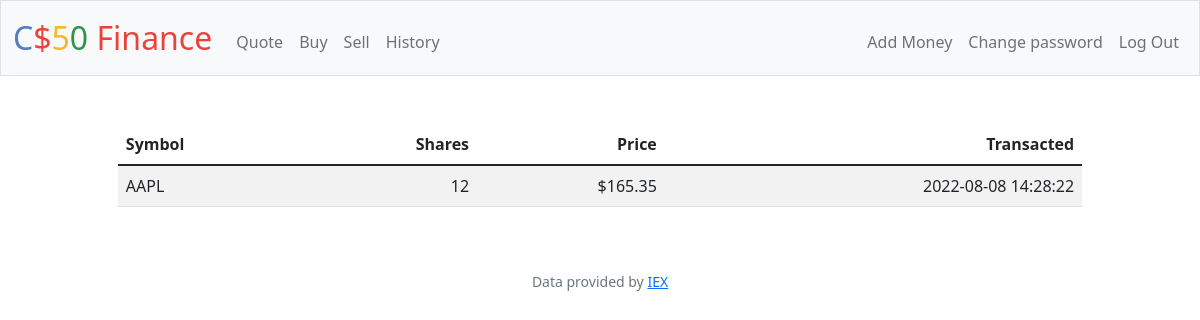
Page /history (signed in) on the earlier database version.
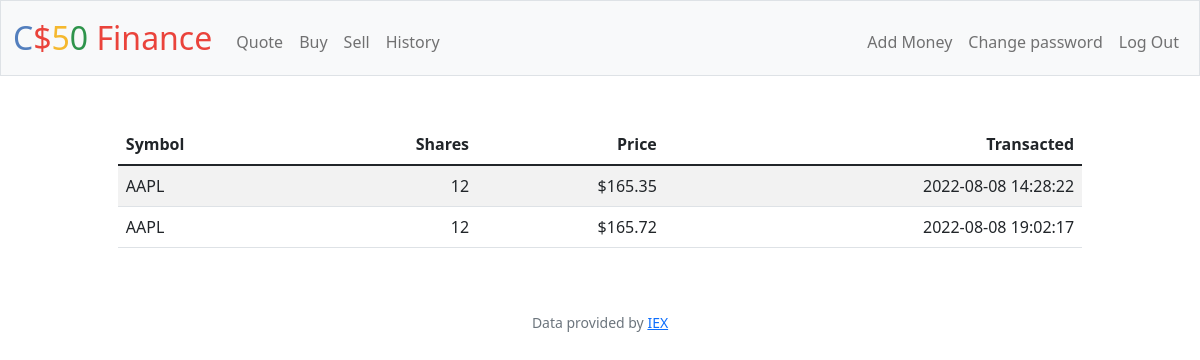
Same page on the later database version.
### tables this page shows
CREATE TABLE history (id INTEGER NOT NULL, user_id_hst INTEGER NOT NULL, symbol_hst TEXT NOT NULL, name_hst TEXT, shares_hst INTEGER NOT NULL, price_hst INTEGER NOT NULL, date TEXT NOT NULL, type text, PRIMARY KEY(id), FOREIGN KEY(user_id_hst) REFERENCES users(id));

### app.py (the view)
@app.route("/history")
@login_required
def history():
    history = db.execute("SELECT * FROM history WHERE user_id_hst = ?", session["user_id"])
    return render_template("history.html", history = history)

### app.py (called while the page is built)
@app.after_request
def after_request(response):
    response.headers["Cache-Control"] = "no-cache, no-store, must-revalidate"
    response.headers["Expires"] = 0
    response.headers["Pragma"] = "no-cache"
    return response

### helpers.py (called while the page is built)
def login_required(f):
    @wraps(f)
    def decorated_function(*args, **kwargs):
        if session.get("user_id") is None:
            return redirect("/login")
        return f(*args, **kwargs)
    return decorated_function

### templates/history.html (shortened to what this page needs)
{% extends "layout.html" %}
{% block main %}
    <table class="table table-striped"  style="margin:auto; width: 82%; text-align:right">
        <thead>
            <tr>
                <th style="text-align:left">Symbol</th>
                <th>Shares</th>
                <th>Price</th>
                <th>Transacted</th>
            </tr>
        </thead>
        <tbody>
            <tr> {% for name in history %}
                <td style="text-align:left">{{ name.symbol_hst }} </td>
                <td>{{ name.type }}{{ name.shares_hst }}</td>
                <td>{{ name.price_hst }}</td>
                <td>{{ name.date }}</td>
            </tr>{% endfor %}
        </tbody>
    </table>
{% endblock %}

### templates/layout.html (shortened to what this page needs)
<!DOCTYPE html>
<html lang="en">
    <head>
        <link href="https://cdn.jsdelivr.net/npm/bootstrap@5.1.3/dist/css/bootstrap.min.css" rel="stylesheet">
        <link href="https://cdn.jsdelivr.net/npm/bootstrap@5.1.3/dist/css/bootstrap.min.css" rel="stylesheet">
        <link href="/static/styles.css" rel="stylesheet">
    </head>
    <body>
        <nav class="bg-light border navbar navbar-expand-md navbar-light">
            <div class="container-fluid">
                <a class="navbar-brand" href="/"><span class="blue">C</span><span class="red">$</span><span class="yellow">5</span><span class="green">0</span> <span class="red">Finance</span></a>
                <div class="collapse navbar-collapse" id="navbar">
                    {% if session["user_id"] %}
                        <ul class="navbar-nav me-auto mt-2">
                            <li class="nav-item"><a class="nav-link" href="/quote">Quote</a></li>
                            <li class="nav-item"><a class="nav-link" href="/buy">Buy</a></li>
                            <li class="nav-item"><a class="nav-link" href="/sell">Sell</a></li>
                            <li class="nav-item"><a class="nav-link" href="/history">History</a></li>
                        </ul>
                        <ul class="navbar-nav ms-auto mt-2">
                            <li class="nav-item"><a class="nav-link" href="/addMoney">Add Money</a></li>
                            <li class="nav-item"><a class="nav-link" href="/password">Change password</a></li>
                            <li class="nav-item"><a class="nav-link" href="/logout">Log Out</a></li>
                        </ul>
                    {% else %}
                        <ul class="navbar-nav ms-auto mt-2">
                            <li class="nav-item"><a class="nav-link" href="/register">Register</a></li>
                            <li class="nav-item"><a class="nav-link" href="/login">Log In</a></li>
                        </ul>
                    {% endif %}
                </div>
            </div>
        </nav>
        <main class="container-fluid py-5 text-center">
            {% block main %}{% endblock %}
        </main>
        <footer class="mb-5 small text-center text-muted">
            Data provided by <a href="https://iexcloud.io/">IEX</a>
        </footer>
    </body>
</html>

### static/styles.css (style rules this page uses)
nav .navbar-brand { font-size: xx-large; }
nav .navbar-brand .blue { color: #537fbe; }
nav .navbar-brand .red { color: #ea433b; }
nav .navbar-brand .yellow { color: #f5b82e; }
nav .navbar-brand .green { color: #2e944b; }

Differences in the rows shown:
added history: symbol_hst "AAPL", shares_hst "12", price_hst "$165.72", date "2022-08-08 19:02:17"
